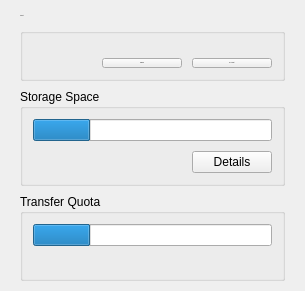
     <widget class="QWidget" name="pAccount">
      <property name="sizePolicy">
       <sizepolicy hsizetype="Preferred" vsizetype="Maximum">
        <horstretch>0</horstretch>
        <verstretch>0</verstretch>
       </sizepolicy>
      </property>
      <layout class="QVBoxLayout" name="pAccountLayout">
       <property name="spacing">
        <number>8</number>
       </property>
       <property name="leftMargin">
        <number>20</number>
       </property>
       <property name="topMargin">
        <number>14</number>
       </property>
       <property name="rightMargin">
        <number>20</number>
       </property>
       <property name="bottomMargin">
        <number>0</number>
       </property>
       <item>
        <widget class="QGroupBox" name="gAccountDetails">
         <property name="font">
          <font>
           <pointsize>-1</pointsize>
          </font>
         </property>
         <property name="title">
          <string>Account</string>
         </property>
         <layout class="QHBoxLayout" name="gAccountDetailsLayout">
          <property name="spacing">
           <number>12</number>
          </property>
          <property name="leftMargin">
           <number>10</number>
          </property>
          <property name="topMargin">
           <number>10</number>
          </property>
          <property name="rightMargin">
           <number>10</number>
          </property>
          <property name="bottomMargin">
           <number>10</number>
          </property>
          <item alignment="Qt::AlignTop">
           <widget class="AvatarWidget" name="wAvatar" native="true">
            <property name="minimumSize">
             <size>
              <width>36</width>
              <height>36</height>
             </size>
            </property>
            <property name="maximumSize">
             <size>
              <width>36</width>
              <height>36</height>
             </size>
            </property>
           </widget>
          </item>
          <item>
           <widget class="QWidget" name="wDetails" native="true">
            <property name="sizePolicy">
             <sizepolicy hsizetype="MinimumExpanding" vsizetype="Minimum">
              <horstretch>0</horstretch>
              <verstretch>0</verstretch>
             </sizepolicy>
            </property>
            <layout class="QGridLayout" name="wDetailsLayout">
             <property name="leftMargin">
              <number>0</number>
             </property>
             <property name="topMargin">
              <number>0</number>
             </property>
             <property name="rightMargin">
              <number>0</number>
             </property>
             <property name="bottomMargin">
              <number>0</number>
             </property>
             <property name="horizontalSpacing">
              <number>10</number>
             </property>
             <property name="verticalSpacing">
              <number>2</number>
             </property>
             <item row="2" column="1">
              <widget class="QPushButton" name="bUpgrade">
               <property name="focusPolicy">
                <enum>Qt::StrongFocus</enum>
               </property>
               <property name="text">
                <string>Upgrade</string>
               </property>
               <property name="autoDefault">
                <bool>false</bool>
               </property>
              </widget>
             </item>
             <item row="2" column="0">
              <widget class="QPushButton" name="lAccountType">
               <property name="sizePolicy">
                <sizepolicy hsizetype="MinimumExpanding" vsizetype="Fixed">
                 <horstretch>0</horstretch>
                 <verstretch>0</verstretch>
                </sizepolicy>
               </property>
               <property name="icon">
                <iconset>
                 <normaloff>:/images/Small_Free.png</normaloff>:/images/Small_Free.png</iconset>
               </property>
               <property name="iconSize">
                <size>
                 <width>12</width>
                 <height>12</height>
                </size>
               </property>
               <property name="autoDefault">
                <bool>false</bool>
               </property>
               <property name="flat">
                <bool>true</bool>
               </property>
              </widget>
             </item>
             <item row="2" column="2">
              <widget class="QPushButton" name="bMyAccount">
               <property name="text">
                <string>My Account</string>
               </property>
               <property name="autoDefault">
                <bool>false</bool>
               </property>
              </widget>
             </item>
             <item row="1" column="0" colspan="3">
              <widget class="QLabel" name="lEmail"/>
             </item>
             <item row="0" column="0" colspan="3">
              <widget class="QLabel" name="lName">
               <property name="textFormat">
                <enum>Qt::PlainText</enum>
               </property>
              </widget>
             </item>
            </layout>
           </widget>
          </item>
         </layout>
        </widget>
       </item>
       <item>
        <widget class="QGroupBox" name="gStorageSpace">
         <property name="title">
          <string>Storage Space</string>
         </property>
         <layout class="QVBoxLayout" name="gStorageSpaceLayout">
          <property name="spacing">
           <number>10</number>
          </property>
          <property name="leftMargin">
           <number>10</number>
          </property>
          <property name="topMargin">
           <number>10</number>
          </property>
          <property name="rightMargin">
           <number>10</number>
          </property>
          <property name="bottomMargin">
           <number>10</number>
          </property>
          <item>
           <widget class="QProgressBar" name="pStorageQuota">
            <property name="focusPolicy">
             <enum>Qt::StrongFocus</enum>
            </property>
            <property name="value">
             <number>24</number>
            </property>
            <property name="textVisible">
             <bool>false</bool>
            </property>
           </widget>
          </item>
          <item>
           <layout class="QHBoxLayout" name="storageSpaceTextLayout">
            <property name="leftMargin">
             <number>0</number>
            </property>
            <property name="topMargin">
             <number>0</number>
            </property>
            <property name="rightMargin">
             <number>0</number>
            </property>
            <property name="bottomMargin">
             <number>0</number>
            </property>
            <item>
             <widget class="QLabel" name="lStorage">
              <property name="focusPolicy">
               <enum>Qt::StrongFocus</enum>
              </property>
              <property name="text">
               <string notr="true"/>
              </property>
             </widget>
            </item>
            <item>
             <spacer name="hStorage">
              <property name="orientation">
               <enum>Qt::Horizontal</enum>
              </property>
              <property name="sizeType">
               <enum>QSizePolicy::Expanding</enum>
              </property>
              <property name="sizeHint" stdset="0">
               <size>
                <width>0</width>
                <height>0</height>
               </size>
              </property>
             </spacer>
            </item>
            <item>
             <widget class="QPushButton" name="bStorageDetails">
              <property name="text">
               <string>Details</string>
              </property>
              <property name="autoDefault">
               <bool>false</bool>
              </property>
             </widget>
            </item>
           </layout>
          </item>
         </layout>
        </widget>
       </item>
       <item>
        <widget class="QGroupBox" name="gBandwidthQuota">
         <property name="title">
          <string>Transfer Quota</string>
         </property>
         <layout class="QVBoxLayout" name="gBandwidthQuotaLayout">
          <property name="leftMargin">
           <number>10</number>
          </property>
          <property name="topMargin">
           <number>10</number>
          </property>
          <property name="rightMargin">
           <number>10</number>
          </property>
          <property name="bottomMargin">
           <number>12</number>
          </property>
          <item>
           <widget class="QProgressBar" name="pTransferQuota">
            <property name="focusPolicy">
             <enum>Qt::StrongFocus</enum>
            </property>
            <property name="value">
             <number>24</number>
            </property>
            <property name="textVisible">
             <bool>false</bool>
            </property>
           </widget>
          </item>
          <item>
           <layout class="QHBoxLayout" name="transferQuotaTextLayout">
            <item>
             <widget class="QLabel" name="lBandwidth"/>
            </item>
            <item>
             <widget class="QLabel" name="lBandwidthFree"/>
            </item>
            <item>
             <spacer name="horizontalSpacer_2">
              <property name="orientation">
               <enum>Qt::Horizontal</enum>
              </property>
              <property name="sizeHint" stdset="0">
               <size>
                <width>0</width>
                <height>0</height>
               </size>
              </property>
             </spacer>
            </item>
           </layout>
          </item>
         </layout>
        </widget>
       </item>
       <item>
        <spacer name="verticalSpacer_3">
         <property name="orientation">
          <enum>Qt::Vertical</enum>
         </property>
         <property name="sizeType">
          <enum>QSizePolicy::Expanding</enum>
         </property>
         <property name="sizeHint" stdset="0">
          <size>
           <width>20</width>
           <height>10</height>
          </size>
         </property>
        </spacer>
       </item>
      </layout>
     </widget>
